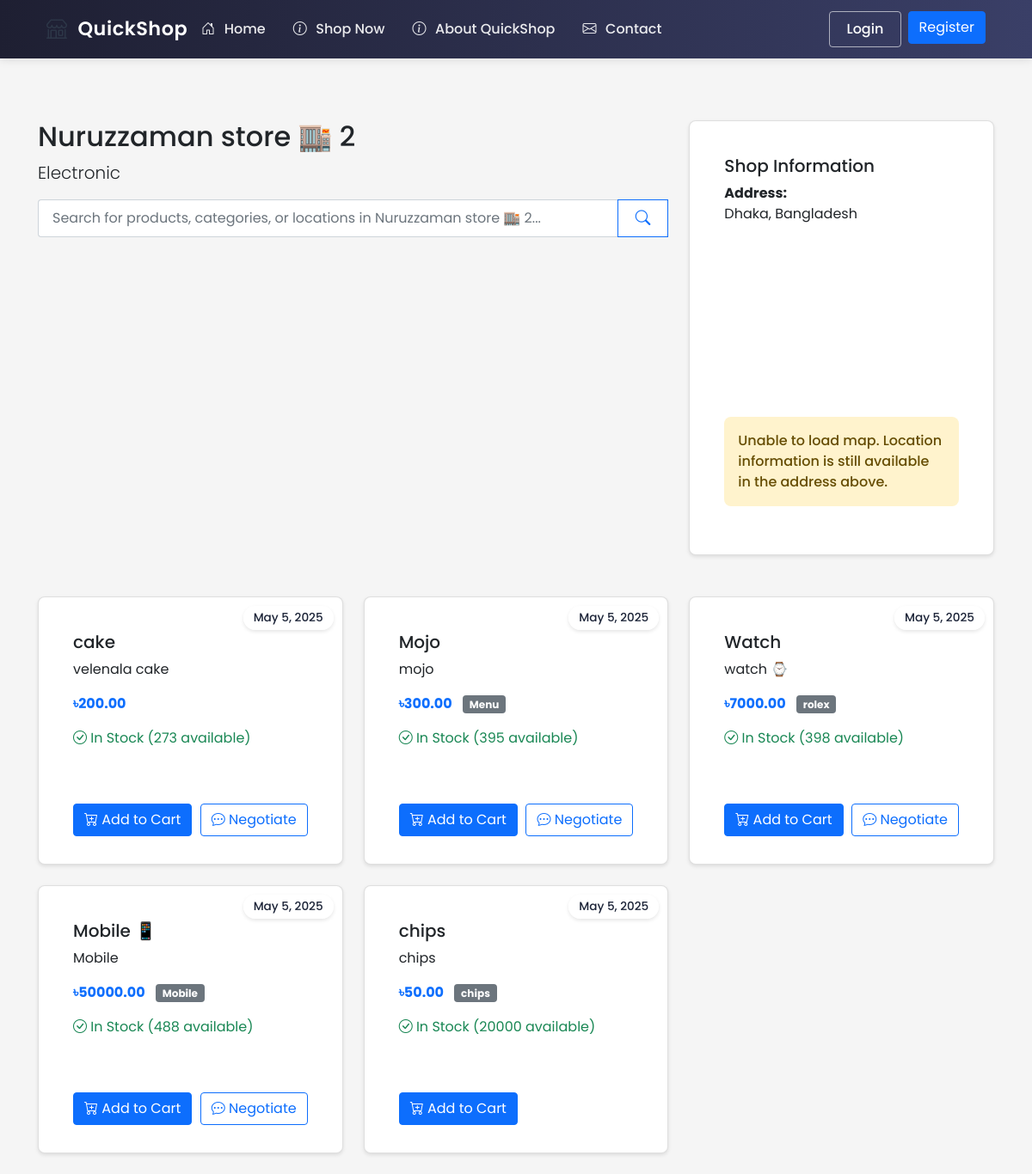
/shop/1, run on the app's committed database.
### ecommerce/models/shop.py (models this page shows, shortened)
class Shop(db.Model):
    id = db.Column(db.Integer, primary_key=True)
    name = db.Column(db.String(100), nullable=False)
    description = db.Column(db.Text)
    about = db.Column(db.Text)  # New field for shop-specific About content
    owner_id = db.Column(db.Integer, db.ForeignKey('user.id'), nullable=False)
    location_lat = db.Column(db.Float, nullable=True)
    location_lng = db.Column(db.Float, nullable=True)
    address = db.Column(db.String(200), nullable=True)
    approval_status = db.Column(db.String(20), server_default='pending')  # pending, approved, rejected
    images = db.relationship('Image', lazy=True,
                           foreign_keys='Image.shop_id',
                           cascade="all, delete-orphan",
                           backref=db.backref('shop_ref', lazy=True))
    phone = db.Column(db.String(20))
    email = db.Column(db.String(120))
    website = db.Column(db.String(200))
    business_hours = db.Column(db.Text)  # Stored as JSON string
    created_at = db.Column(db.DateTime, default=datetime.utcnow)
    is_active = db.Column(db.Boolean, default=False)  # Only true after approval
    products = db.relationship('Product', backref='shop', lazy=True)

class Product(db.Model):
    id = db.Column(db.Integer, primary_key=True)
    name = db.Column(db.String(100), nullable=False)
    description = db.Column(db.Text)
    price = db.Column(db.Float, nullable=False)
    stock = db.Column(db.Integer, nullable=False, default=0)
    shop_id = db.Column(db.Integer, db.ForeignKey('shop.id'), nullable=False)
    category = db.Column(db.String(50))  # Add category field
    created_at = db.Column(db.DateTime, default=datetime.utcnow)
    images = db.relationship('Image', lazy=True,
                           foreign_keys='Image.product_id',
                           cascade="all, delete-orphan",
                           backref=db.backref('product_ref', lazy=True))
    rating = db.Column(db.Float, default=0.0)  # Average rating
    rating_count = db.Column(db.Integer, default=0)  # Number of ratings
    reviews = db.relationship(Review, backref='product', lazy=True)
    min_price = db.Column(db.Float)  # Minimum acceptable price
    max_discount_percentage = db.Column(db.Float, default=20.0)  # Maximum allowed discount
    continue_iteration = db.Column(db.Boolean, default=False)  # Whether to continue negotiation after max discount
    def is_negotiable(self):
        return self.min_price is not None and self.min_price < self.price

### ecommerce/routes/shop.py (the view)
@shop_bp.route('/<int:shop_id>')
def view(shop_id):
    shop = Shop.query.get_or_404(shop_id)
    if not shop.is_active or shop.approval_status != 'approved':
        flash('This shop is not currently active', 'warning')
        return redirect(url_for('shop.index'))
    return render_template('shop/view.html', shop=shop)

### ecommerce/templates/shop/view.html (shortened to what this page needs)
{% extends "base.html" %}
{% block content %}
<div class="container mt-4">
    <div class="row mb-4">
        <div class="col-md-8">
            <h2>{{ shop.name }}</h2>
            <p class="lead">{{ shop.description }}</p>
            <form class="search-form mb-4" action="{{ url_for('main.search') }}" method="GET">
                <div class="input-group">
                    <input class="form-control search-input" type="search" name="q"
                           placeholder="Search for products, categories, or locations in {{ shop.name }}..."
                           value="{{ request.args.get('q', '') }}"
                           aria-label="Search" autocomplete="off">
                    <button class="btn btn-outline-primary" type="submit">
                        <i class="bi bi-search"></i>
                    </button>
                </div>
            </form>
        </div>
        <div class="col-md-4">
            <div class="card">
                <div class="card-body">
                    <h5 class="card-title">Shop Information</h5>
                    <p><strong>Address:</strong><br>
                    {{ shop.address }}</p>
                    <div id="map" style="height: 200px;"></div>
                    <div id="mapError" class="alert alert-warning mt-2" style="display: none;">
                        Unable to load map. Location information is still available in the address above.
                    </div>
                </div>
            </div>
        </div>
    </div>
    <div class="row">
        {% for product in shop.products %}
            <div class="col-md-4 mb-4">
                <div class="card h-100 product-card">
                    <span class="date-badge">May 5, 2025</span>
                    <div class="card-body">
                        <h5 class="card-title">{{ product.name }}</h5>
                        <p class="card-text">{{ product.description[:100] }}{% if product.description|length > 100 %}...{% endif %}</p>
                        <p class="card-text">
                            <strong class="text-primary">৳{{ "%.2f"|format(product.price) }}</strong>
                            {% if product.category %}
                                <span class="badge bg-secondary ms-2">{{ product.category }}</span>
                            {% endif %}
                        </p>
                        {% if product.stock > 0 %}
                            <p class="text-success">
                                <i class="bi bi-check-circle"></i> In Stock ({{ product.stock }} available)
                            </p>
                        {% else %}
                            <p class="text-danger">
                                <i class="bi bi-x-circle"></i> Out of Stock
                            </p>
                        {% endif %}
                    </div>
                    <div class="card-footer bg-transparent border-top-0 d-flex justify-content-between">
                        {% if product.stock > 0 %}
                            <button class="btn btn-primary add-to-cart"
                                    data-product-id="{{ product.id }}"
                                    data-product-name="{{ product.name }}">
                                <i class="bi bi-cart-plus"></i> Add to Cart
                            </button>
                            {% if product.is_negotiable() %}
                                <button class="btn btn-outline-primary negotiate-price"
                                        data-product-id="{{ product.id }}"
                                        data-product-name="{{ product.name }}"
                                        data-price="{{ product.price }}">
                                    <i class="bi bi-chat-dots"></i> Negotiate
                                </button>
                            {% endif %}
                        {% else %}
                            <button class="btn btn-secondary" disabled>Out of Stock</button>
                        {% endif %}
                    </div>
                </div>
            </div>
        {% else %}
            <div class="col-12">
                <div class="alert alert-info">
                    No products available in this shop yet.
                </div>
            </div>
        {% endfor %}
    </div>
</div>
{% endblock %}

### ecommerce/static/css/style.css (style rules this page uses)
* { margin: 0; padding: 0; box-sizing: border-box; }
html { height: 100%; }
body { font-family: 'Poppins', sans-serif; background-color: #f5f5f5; min-height: 100vh; display: flex; flex-direction: column; margin: 0; padding: 0; }
.alert { border: none; border-radius: 8px; font-weight: 500; }
.card { background: white; border-radius: 8px; box-shadow: 0 2px 4px rgba(0,0,0,0.1); padding: 1.5rem; margin-bottom: 1.5rem; }
.product-card { position: relative; }
.date-badge { position: absolute; top: 10px; right: 10px; background-color: rgba(255, 255, 255, 0.9); color: #1b2337; padding: 0.25rem 0.75rem; border-radius: 20px; font-size: 0.85rem; font-weight: 500; box-shadow: 0 2px 4px rgba(0,0,0,0.1); z-index: 1; }
.search-form { width: 100%; max-width: 800px; margin: 0 auto; }
.search-form .input-group { background: #fff; border-radius: 8px; transition: all 0.3s ease; }
.search-form .search-input { border-right: none; padding-left: 1rem; font-size: 1rem; }
.search-form .btn { padding: 0.5rem 1.25rem; display: flex; align-items: center; justify-content: center; }
.search-form .btn i { font-size: 1.1rem; }
#map { width: 100%; height: 100%; }

### data on the page
Shop: name "Nuruzzaman store 🏬 2", description "Electronic", q "Search for products, categories, or locations in Nuruzzaman store 🏬 2...", address "Dhaka, Bangladesh"
Product: name "cake", description "velenala cake", price "200.00", stock "273"
Product: name "Mojo", description "mojo", price "300.00", category "Menu", stock "395"
Product: name "Watch", description "watch ⌚", price "7000.00", category "rolex", stock "398"
Product: name "Mobile 📱", description "Mobile", price "50000.00", category "Mobile", stock "488"
Product: name "chips", description "chips", price "50.00", category "chips", stock "20000"
